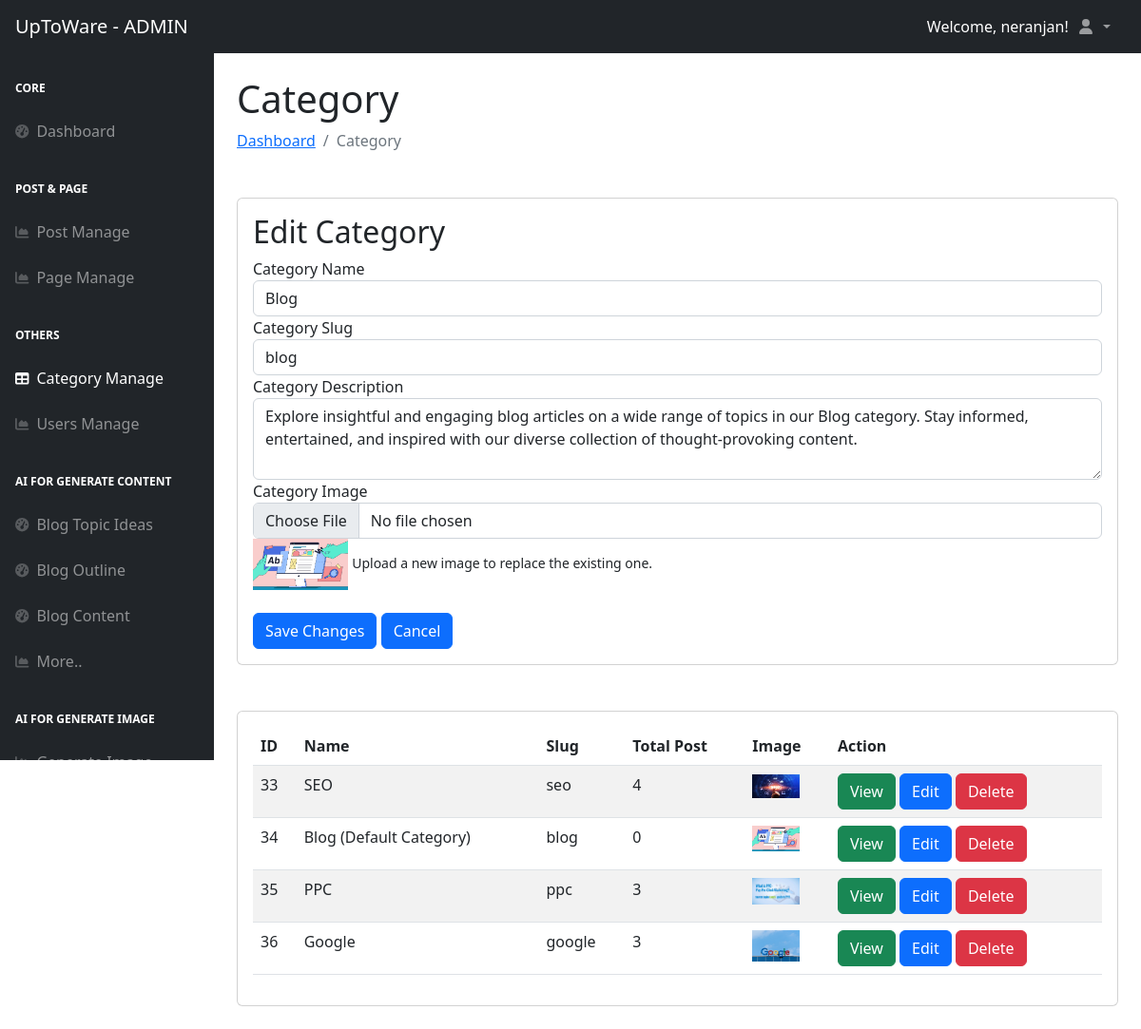
/dashboard/category.php?edit_id=34 (signed in), run on the app's committed database.
### tables this page shows
CREATE TABLE `settings` (
  `id` int(11) NOT NULL,
  `sitename` varchar(255) NOT NULL,
  `tagline` varchar(255) NOT NULL DEFAULT 'None',
  `domain` varchar(255) NOT NULL DEFAULT 'None',
  `sitelogo` varchar(255) DEFAULT NULL,
  `search_visibility` tinyint(1) DEFAULT 0,
  `meta_title` varchar(255) DEFAULT '',
  `meta_keywords` text DEFAULT NULL,
  `meta_description` text DEFAULT NULL
);

CREATE TABLE `categories` (
  `id` int(11) NOT NULL,
  `name` varchar(50) NOT NULL,
  `is_default` tinyint(1) DEFAULT 0,
  `image` varchar(255) DEFAULT NULL,
  `slug` varchar(255) NOT NULL,
  `description` text DEFAULT NULL
);

### dashboard/category.php (the view, shortened to what this page needs)
<?php
$db = connect_db();
$stmt = $db->prepare("SELECT categories.*, COALESCE(COUNT(posts.id), 0) as total_posts, is_default FROM categories LEFT JOIN posts ON categories.name = posts.category GROUP BY categories.id");
$stmt->execute();
$result = $stmt->get_result();
$categories = $result->fetch_all(MYSQLI_ASSOC);
$edit_category = null;
if (isset($_GET['edit_id'])) {
    $stmt = $db->prepare("SELECT * FROM categories WHERE id = ?");
    $stmt->bind_param('i', $_GET['edit_id']);
    $stmt->execute();
    $result = $stmt->get_result();
    $edit_category = $result->fetch_assoc();
}
if (isset($_GET['edit_id'])) {
    $stmt = $db->prepare("SELECT * FROM categories WHERE id = ?");
    $stmt->bind_param('i', $_GET['edit_id']);
    $stmt->execute();
    $result = $stmt->get_result();
    $edit_category = $result->fetch_assoc();
}
include '../include/dashboard_header.php';
?>
<?php include '../include/dashboard_slidenav_head.php'; ?>
                    <h1 class="mt-4">Category</h1>
                        <ol class="breadcrumb mb-4">
                            <li class="breadcrumb-item"><a href="index.php">Dashboard</a></li>
                            <li class="breadcrumb-item active">Category</li>
                        </ol>
                        <?php if ($_SESSION["user_role"] == "Admin"): ?>
                        <div class="card mb-4 mt-5">
                            <div class="card-body">
                            <?php if ($edit_category): ?>
                                <h2 class="card-title">Edit Category</h2>
                                <form action="../process/process_category.php" method="post" enctype="multipart/form-data">
                                    <div class="form-group">
                                        <label for="name">Category Name</label>
                                        <input type="text" class="form-control" id="name" name="name" value="<?php echo $edit_category['name']; ?>" required>
                                    </div>
                                    <div class="form-group">
                                        <label for="slug">Category Slug</label>
                                        <input type="text" class="form-control" id="slug" name="slug" value="<?php echo $edit_category['slug']; ?>" required>
                                    </div>
                                    <div class="form-group">
                                        <label for="description">Category Description</label>
                                        <textarea class="form-control" id="description" name="description" rows="3"><?php echo $edit_category['description'] ?? ''; ?></textarea>
                                    </div>
                                    <div class="form-group">
                                        <label for="image">Category Image</label>
                                        <input type="file" class="form-control" id="image" name="image">
                                        <img src="../uploads/categories/<?php echo $edit_category['image']; ?>" alt="Category Image" width="100">
                                        <small>Upload a new image to replace the existing one.</small>
                                    </div>
                                    <button type="submit" class="btn btn-primary mt-4">Save Changes</button>
                                    <a href="category.php" class="btn btn-primary mt-4">Cancel</a>
                                </form>
                                <?php endif; ?>
                            </div>
                        </div>
                    <?php endif; ?>
                            <div class="card mb-4 mt-5">
                                <div class="card-body">
                                    <table id="datatablesSimple" class="table table-striped">
                                        <thead>
                                            <tr>
                                                <th>ID</th>
                                                <th>Name</th>
                                                <th>Slug</th>
                                                <th>Total Post</th>
                                                <th>Image</th>
                                                <th>Action</th>
                                            </tr>
                                        </thead>
                                        <tbody>
                                            <?php foreach ($categories as $category): ?>
                                                <tr>
                                                    <td><?php echo $category['id']; ?></td>
                                                    <td><?php echo $category['is_default'] == 1 ? $category['name'] . ' (Default Category)' : $category['name']; ?></td>
                                                    <td><?php echo $category['slug']; ?></td>
                                                    <td><?php echo isset($category['total_posts']) ? $category['total_posts'] : '0'; ?></td>
                                                    <td><img src="../uploads/categories/<?php echo $category['image']; ?>" alt="Category Image" width="50"></td>
                                                    <td>
                                                    <a href="/category?category=<?php echo $category['slug']; ?>" class="btn btn-success" target="_blank">View</a>
                                                    <?php if ($_SESSION["user_role"] == "Admin"): ?>
                                                        <a href="category.php?edit_id=<?php echo $category['id']; ?>" class="btn btn-primary">Edit</a>
                                                        <a href="../process/process_category.php?action=delete&id=<?php echo $category['id']; ?>" class="btn btn-danger">Delete</a>
                                                    <?php endif; ?>
                                                </td>
                                                </tr>
                                            <?php endforeach; ?>
                                        </tbody>
                                    </table>
                                </div>
                            </div>
<?php include '../include/dashboard_slidenav_down.php'; ?>
<?php include '../include/dashboard_footer.php'; ?>

### include/dashboard_header.php (shortened to what this page needs)
<?php
$db = connect_db();
$query = "SELECT sitename, sitelogo FROM settings LIMIT 1";
$result = $db->query($query);
$siteSettings = $result->fetch_assoc();
$sitename = $siteSettings['sitename'];
?>
<!DOCTYPE html>
<html lang="en">
    <head>
        <link href="https://cdn.jsdelivr.net/npm/simple-datatables@7.1.2/dist/style.min.css" rel="stylesheet" />
        <link href="css/styles.css" rel="stylesheet" />
        <link href="https://cdn.quilljs.com/1.3.6/quill.snow.css" rel="stylesheet">
    </head>
    <body class="sb-nav-fixed">
    <nav class="sb-topnav navbar navbar-expand navbar-dark bg-dark">
    <a class="navbar-brand ps-3" href="index.html"><?php echo $sitename; ?> - ADMIN</a>
    <div class="ms-auto text-white">
        Welcome, <?php echo $_SESSION['username']; ?>!
    </div>
    <ul class="navbar-nav ms-auto ms-md-0 me-3 me-lg-4">
        <li class="nav-item dropdown">
            <a class="nav-link dropdown-toggle" id="navbarDropdown" href="#" role="button" data-bs-toggle="dropdown" aria-expanded="false">
                <i class="fas fa-user fa-fw"></i>
            </a>
        </li>
    </ul>
</nav>

### data on the page
settings: sitename "UpToWare"
categories: name "Blog", slug "blog", description "Explore insightful and engaging blog articles on a wide range of topics in our Blog category. Stay informed, entertained, and inspired with our diverse collection of thought-provoking content.", image (picture), id "34", total_posts "0"
categories: id "33", name "SEO", slug "seo", total_posts "4", image (picture)
categories: id "35", name "PPC", slug "ppc", total_posts "3", image (picture)
categories: id "36", name "Google", slug "google", total_posts "3", image (picture)

### other printed values
$_SESSION['username'] "neranjan"
